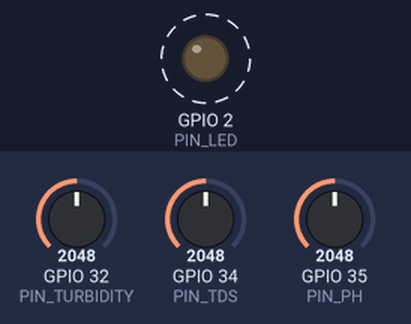
Bench run of a sketch on a simulated ESP32. On the bench: output pins drawn as LEDs (lit = HIGH). Dashed ring = blinking. The inputs (shaded band) are chosen by the test bench; at power-on: GPIO 32 (PIN_TURBIDITY) = 2048, GPIO 34 (PIN_TDS) = 2048, GPIO 35 (PIN_PH) = 2048 (analog values on the 0–4095 scale). WiFi joins after 1.5 s; servers stay silent unless stated; uploads are accepted with an empty reply; what the sketch prints to the serial monitor is not drawn.

Above: at 3.4 s.
Timing chart, 0 to 8.0 s (numbered marks = the images above):
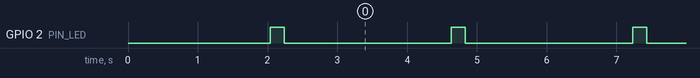

The sketch:

sketch.ino
```cpp
/*
 * AquaSense AI - ESP32 Wokwi Simulation Node
 * Atomberg atomQUEST 2026 - Track 2: Water Purifier Monitoring
 *
 * Hardware & Pin Mapping:
 * - Microcontroller:         ESP32 DevKit V1
 * - TDS Potentiometer:       GPIO 34 (ADC1_CH6) -> 0 - 1000 ppm
 * - pH Potentiometer:        GPIO 35 (ADC1_CH7) -> 0.0 - 14.0 pH
 * - Turbidity Potentiometer: GPIO 32 (ADC1_CH4) -> 0.0 - 100.0 (Simulated Scale)
 * - Status LED:              GPIO 2  (Blinks during HTTP transmission)
 *
 * Networking:
 * - Wokwi-GUEST WiFi (automatic virtual NAT in Wokwi simulator)
 * - HTTP POST JSON payload to: /api/sensor-data
 */

#include <WiFi.h>
#include <HTTPClient.h>

// ======================== NETWORKING CONFIGURATION ========================
// In Wokwi simulator, always use "Wokwi-GUEST" with an empty password ("")
const char* ssid = "Wokwi-GUEST";
const char* password = "";

// --------------------------------------------------------------------------
// BACKEND / NGROK SERVER CONFIGURATION
// --------------------------------------------------------------------------
// In the Wokwi browser simulation, the ESP32 runs in a WebAssembly sandbox
// and cannot reach "localhost:8000" on your laptop directly.
//
// >>> DEVELOPER SETUP FOR ANOTHER LAPTOP: <<<
// 1. Start the AquaSense backend on your laptop:
//      cd backend
//      python -m uvicorn main:app --host 0.0.0.0 --port 8000
// 2. Start an ngrok tunnel on port 8000:
//      ngrok http 8000
// 3. Paste your public ngrok forwarding URL (or LAN IP) below:
//
// Examples:
//   - ngrok tunnel:    "https://your-tunnel-name.ngrok-free.app/api/sensor-data"
//   - ngrok http:      "http://your-tunnel-name.ngrok-free.dev/api/sensor-data"
//   - Local WiFi LAN:  "http://192.168.1.50:8000/api/sensor-data"
// --------------------------------------------------------------------------
const char* serverUrl = "https://YOUR-NGROK-SUBDOMAIN.ngrok-free.app/api/sensor-data";

// ======================== HARDWARE PIN DEFINITIONS ========================
const int PIN_TDS = 34;        // Potentiometer 1: TDS (0-1000 ppm)
const int PIN_PH = 35;         // Potentiometer 2: pH (0-14 pH)
const int PIN_TURBIDITY = 32;  // Potentiometer 3: Turbidity (0-100 index)
const int PIN_LED = 2;         // Onboard Status LED (Blinks on HTTP send)

// ======================== TIMING & THRESHOLDS =============================
unsigned long lastSendTime = 0;
const unsigned long sendInterval = 2500; // Heartbeat interval: every 2.5 seconds

// Previous readings for real-time slider change detection
float prevTDS = -1.0;
float prevPH = -1.0;
float prevTurbidity = -1.0;

// ======================== HELPER FUNCTIONS ================================
float readSmoothAnalog(int pin, int samples = 10) {
  long sum = 0;
  for (int i = 0; i < samples; i++) {
    sum += analogRead(pin);
    delayMicroseconds(200);
  }
  return (float)sum / (float)samples;
}

void setup() {
  Serial.begin(115200);
  delay(500);

  pinMode(PIN_TDS, INPUT);
  pinMode(PIN_PH, INPUT);
  pinMode(PIN_TURBIDITY, INPUT);
  pinMode(PIN_LED, OUTPUT);
  digitalWrite(PIN_LED, LOW);

  Serial.println("\n==========================================");
  Serial.println("  AquaSense AI - ESP32 Wokwi Sensor Node  ");
  Serial.println("  Atomberg atomQUEST 2026 Purifier Monitor");
  Serial.println("==========================================");

  // Set ADC resolution for full 0 - 3.3V range (12-bit: 0 - 4095)
  analogReadResolution(12);
  analogSetAttenuation(ADC_11db);

  // Connect to Wokwi virtual WiFi
  Serial.print("[WiFi] Connecting to: ");
  Serial.println(ssid);
  WiFi.begin(ssid, password);

  int attempts = 0;
  while (WiFi.status() != WL_CONNECTED && attempts < 20) {
    delay(500);
    Serial.print(".");
    attempts++;
  }

  if (WiFi.status() == WL_CONNECTED) {
    Serial.println("\n[WiFi] Connected successfully!");
    Serial.print("[WiFi] Virtual IP Address: ");
    Serial.println(WiFi.localIP());
  } else {
    Serial.println("\n[WiFi] Connection pending. Reading sensors locally...");
  }

  Serial.print("[HTTP] Target Endpoint: ");
  Serial.println(serverUrl);
  Serial.println("==========================================\n");
}

void loop() {
  // Read analog voltages (0 - 4095)
  float rawTDS = readSmoothAnalog(PIN_TDS);
  float rawPH = readSmoothAnalog(PIN_PH);
  float rawTurb = readSmoothAnalog(PIN_TURBIDITY);

  // Convert raw 12-bit ADC (0 - 4095) to physical & simulated parameters:
  // 1. TDS: 0.0 - 1000.0 ppm
  float tds = (rawTDS / 4095.0) * 1000.0;
  tds = round(tds * 10.0) / 10.0;

  // 2. pH: 0.00 - 14.00 pH
  float ph = (rawPH / 4095.0) * 14.0;
  ph = round(ph * 100.0) / 100.0;

  // 3. Turbidity: 0.0 - 100.0 (Simulated index based on Wokwi potentiometer)
  float turbidity = (rawTurb / 4095.0) * 100.0;
  turbidity = round(turbidity * 10.0) / 10.0;

  // Check if potentiometer was turned significantly (> 10 ppm TDS, > 0.25 pH, or > 2.0 Turbidity)
  bool valueChanged = false;
  if (prevTDS < 0 || abs(tds - prevTDS) > 10.0 || abs(ph - prevPH) > 0.25 || abs(turbidity - prevTurbidity) > 2.0) {
    valueChanged = true;
  }

  unsigned long currentMillis = millis();

  // Send if 2.5s elapsed OR immediately if user turned a potentiometer
  if (valueChanged || (currentMillis - lastSendTime >= sendInterval)) {
    lastSendTime = currentMillis;
    prevTDS = tds;
    prevPH = ph;
    prevTurbidity = turbidity;

    // Format JSON payload with simulated: true flag
    char jsonBuffer[256];
    snprintf(
      jsonBuffer,
      sizeof(jsonBuffer),
      "{\"tds\":%.1f,\"ph\":%.2f,\"turbidity\":%.1f,\"device_id\":\"AquaSense-ESP32\",\"simulated\":true}",
      tds, ph, turbidity
    );

    // Print to Serial Monitor
    Serial.print("[Sensor Telemetry]: ");
    Serial.println(jsonBuffer);

    // Send HTTP POST if WiFi is connected
    if (WiFi.status() == WL_CONNECTED) {
      digitalWrite(PIN_LED, HIGH); // Flash Status LED during transmission
      HTTPClient http;
      http.begin(serverUrl);
      http.addHeader("Content-Type", "application/json");
      // Bypass ngrok free tier browser warning interstitial
      http.addHeader("ngrok-skip-browser-warning", "true");
      http.setTimeout(3000);

      int httpResponseCode = http.POST(jsonBuffer);

      if (httpResponseCode > 0) {
        Serial.print("[HTTP] Success (Status ");
        Serial.print(httpResponseCode);
        Serial.println(")");
        if (httpResponseCode == 200 || httpResponseCode == 201) {
          String response = http.getString();
          Serial.println("[HTTP] Backend accepted reading.");
        }
      } else {
        Serial.print("[HTTP] POST failed, error: ");
        Serial.println(http.errorToString(httpResponseCode).c_str());
        Serial.println("[Tip] Verify backend is running and ngrok URL in sketch.ino is active.");
      }
      http.end();
      digitalWrite(PIN_LED, LOW);
    }
  }

  delay(150);
}
```

Measured:
- by itself, GPIO 2 (PIN_LED): alternates HIGH for 0.20 s and LOW for 2.4 s
